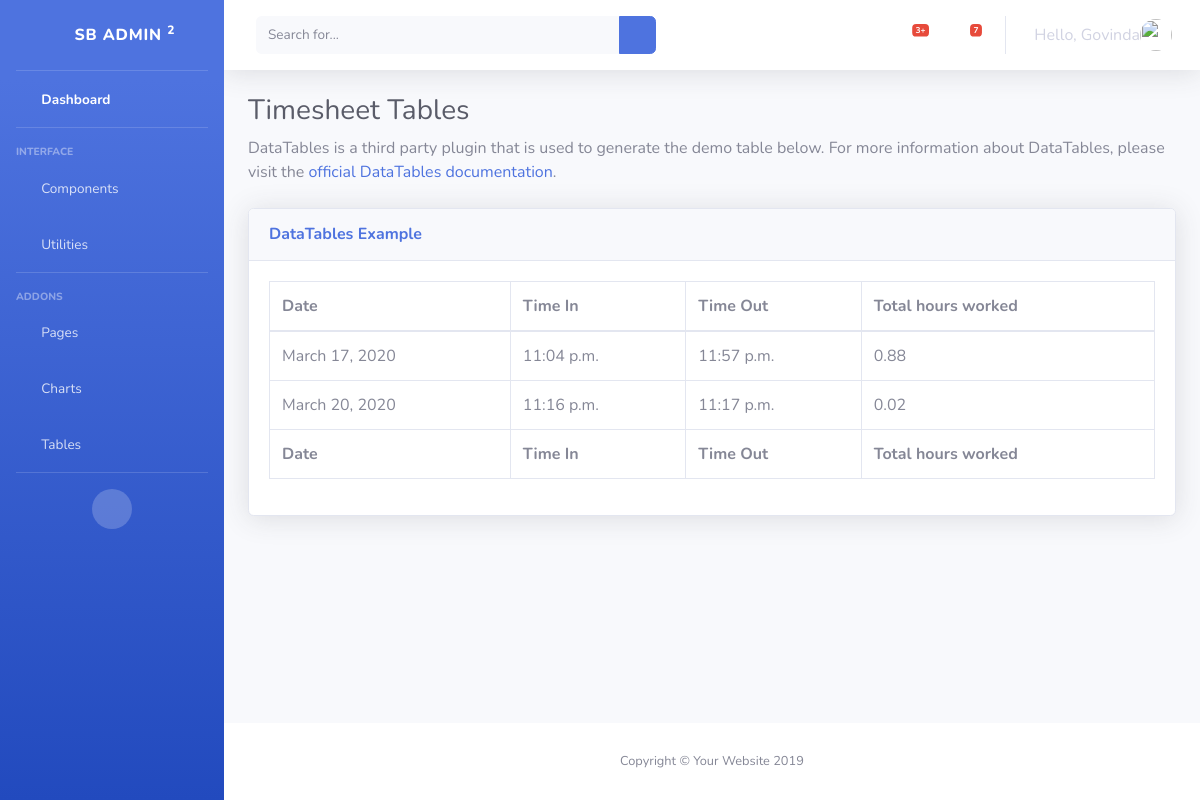
The app's page /attendance/timesheet (signed in), older data.
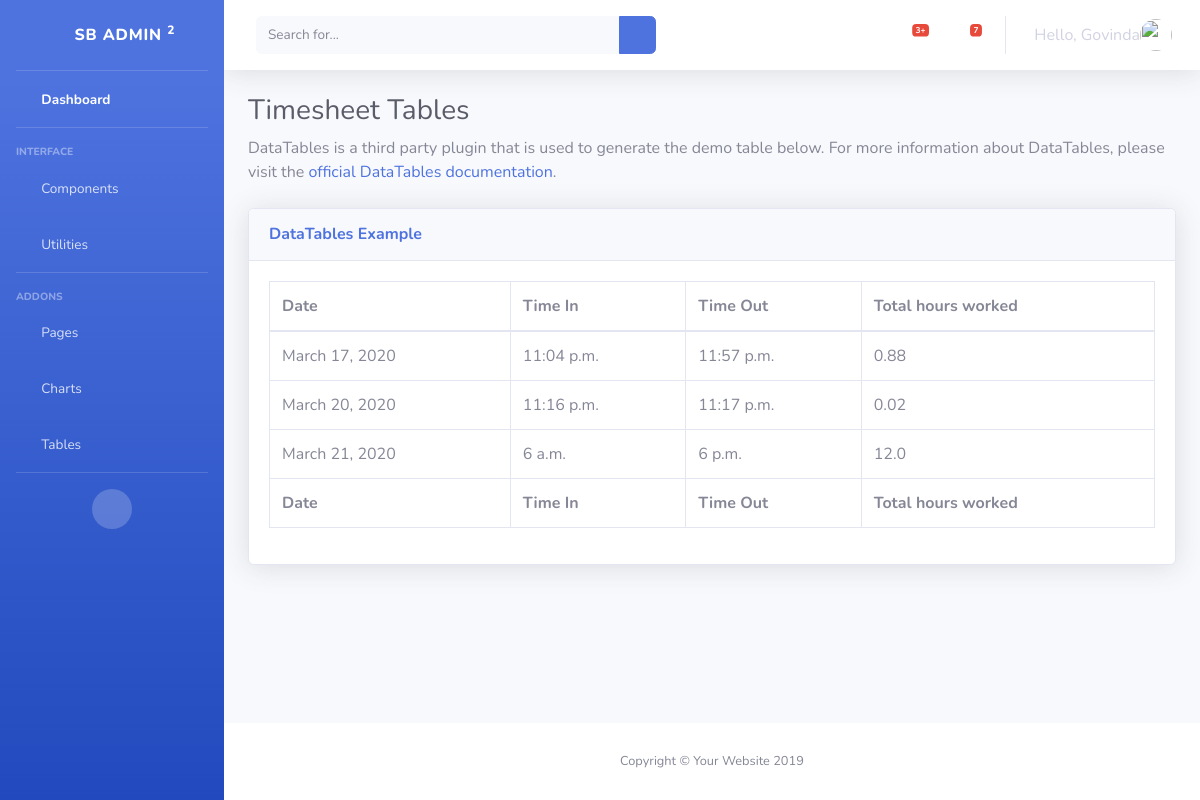
The same page, newer data.
### attendance/models.py (models this page shows)
class TimeSheet(models.Model):
    user = models.ForeignKey(settings.AUTH_USER_MODEL, on_delete=models.CASCADE)
    date = models.DateField(auto_now=False, auto_now_add=False)
    time_in = models.TimeField(auto_now=False, auto_now_add=False, null=True)
    time_out = models.TimeField(auto_now=False, auto_now_add=False, null=True)
    status = models.IntegerField()
    num_of_hours = models.FloatField(null=True)
    def __str__(self):
        return '%s %s %s' % (self.user, self.time_in, self.time_out)

### attendance/views.py (the view)
# urls.py: path('timesheet', views.timeSheet, name='timesheet'),
def timeSheet(request):
    timesheetData = TimeSheet.objects.filter(user=request.user);
    print(timesheetData)
    return render(request, 'timesheet.html', {'timesheetData': timesheetData})

### attendance/templates/timesheet.html
{% extends 'base.html' %}
{% block content %}
        <div class="container-fluid">
          <h1 class="h3 mb-2 text-gray-800">Timesheet Tables</h1>
          <p class="mb-4">DataTables is a third party plugin that is used to generate the demo table below. For more information about DataTables, please visit the <a target="_blank" href="https://datatables.net">official DataTables documentation</a>.</p>
          <div class="card shadow mb-4">
            <div class="card-header py-3">
              <h6 class="m-0 font-weight-bold text-primary">DataTables Example</h6>
            </div>
            <div class="card-body">
              <div class="table-responsive">
                <table class="table table-bordered" id="dataTable" width="100%" cellspacing="0">
                  <thead>
                    <tr>
                      <th>Date</th>
                      <th>Time In</th>
                      <th>Time Out</th>
                      <th>Total hours worked</th>
                    </tr>
                  </thead>
                  <tfoot>
                    <tr>
                      <th>Date</th>
                      <th>Time In</th>
                      <th>Time Out</th>
                      <th>Total hours worked</th>
                    </tr>
                  </tfoot>
                  <tbody>
                        {% for data in timesheetData %}
                            <tr>
                              <td>{{ data.date }}</td>
                              <td>{{ data.time_in }}</td>
                              <td>{{ data.time_out }}</td>
                              <td>{{ data.num_of_hours }}</td>
                            </tr>
                        {% endfor %}
                  </tbody>
                </table>
              </div>
            </div>
          </div>
        </div>
{% endblock %}

Row changes from the older to the newer data that the page shows:
added TimeSheet: date "March 21, 2020", time_in "6 a.m.", time_out "6 p.m.", num_of_hours "12.0"
